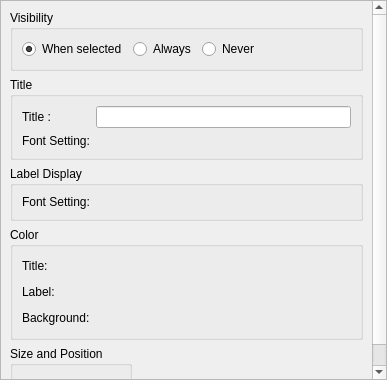
<?xml version="1.0" encoding="UTF-8"?>
<ui version="4.0">
 <class>ColorMapEnumerateLegendSettingEditWidget</class>
 <widget class="QWidget" name="ColorMapEnumerateLegendSettingEditWidget">
  <property name="geometry">
   <rect>
    <x>0</x>
    <y>0</y>
    <width>387</width>
    <height>380</height>
   </rect>
  </property>
  <property name="windowTitle">
   <string>Form</string>
  </property>
  <layout class="QVBoxLayout" name="verticalLayout_2">
   <property name="leftMargin">
    <number>0</number>
   </property>
   <property name="topMargin">
    <number>0</number>
   </property>
   <property name="rightMargin">
    <number>0</number>
   </property>
   <property name="bottomMargin">
    <number>0</number>
   </property>
   <item>
    <widget class="QScrollArea" name="scrollArea">
     <property name="widgetResizable">
      <bool>true</bool>
     </property>
     <widget class="QWidget" name="scrollAreaWidgetContents">
      <property name="geometry">
       <rect>
        <x>0</x>
        <y>0</y>
        <width>385</width>
        <height>378</height>
       </rect>
      </property>
      <layout class="QVBoxLayout" name="verticalLayout" stretch="0,0,0,0,0,1">
       <item>
        <widget class="QGroupBox" name="visibilityGroupBox">
         <property name="title">
          <string>Visibility</string>
         </property>
         <layout class="QHBoxLayout" name="horizontalLayout">
          <item>
           <widget class="QRadioButton" name="visibilityWhenSelectedRadioButton">
            <property name="text">
             <string>When selected</string>
            </property>
            <property name="checked">
             <bool>true</bool>
            </property>
           </widget>
          </item>
          <item>
           <widget class="QRadioButton" name="visibilityAlwaysRadioButton">
            <property name="text">
             <string>Always</string>
            </property>
           </widget>
          </item>
          <item>
           <widget class="QRadioButton" name="visibilityNeverRadioButton">
            <property name="text">
             <string>Never</string>
            </property>
           </widget>
          </item>
          <item>
           <spacer name="horizontalSpacer">
            <property name="orientation">
             <enum>Qt::Horizontal</enum>
            </property>
            <property name="sizeHint" stdset="0">
             <size>
              <width>85</width>
              <height>20</height>
             </size>
            </property>
           </spacer>
          </item>
         </layout>
        </widget>
       </item>
       <item>
        <widget class="QGroupBox" name="titleGroupBox">
         <property name="title">
          <string>Title</string>
         </property>
         <layout class="QGridLayout" name="gridLayout" columnstretch="0,1">
          <item row="0" column="0">
           <widget class="QLabel" name="titleLabel">
            <property name="text">
             <string>Title :</string>
            </property>
           </widget>
          </item>
          <item row="0" column="1">
           <widget class="QLineEdit" name="titleEdit"/>
          </item>
          <item row="1" column="0">
           <widget class="QLabel" name="titleFontLabel">
            <property name="text">
             <string>Font Setting:</string>
            </property>
           </widget>
          </item>
          <item row="1" column="1">
           <widget class="QFontEditWidget" name="titleFontWidget" native="true"/>
          </item>
         </layout>
         <zorder>titleEdit</zorder>
         <zorder>titleLabel</zorder>
         <zorder>titleFontLabel</zorder>
         <zorder>titleFontWidget</zorder>
        </widget>
       </item>
       <item>
        <widget class="QGroupBox" name="labelGroupBox">
         <property name="title">
          <string>Label Display</string>
         </property>
         <layout class="QGridLayout" name="gridLayout_4">
          <item row="0" column="0">
           <widget class="QLabel" name="labelFontLabel">
            <property name="text">
             <string>Font Setting:</string>
            </property>
           </widget>
          </item>
          <item row="0" column="1">
           <widget class="QFontEditWidget" name="labelFontWidget" native="true"/>
          </item>
         </layout>
        </widget>
       </item>
       <item>
        <widget class="QGroupBox" name="colorGroupBox">
         <property name="title">
          <string>Color</string>
         </property>
         <layout class="QGridLayout" name="gridLayout_2">
          <item row="0" column="0">
           <widget class="QLabel" name="titleColorLabel">
            <property name="text">
             <string>Title:</string>
            </property>
           </widget>
          </item>
          <item row="0" column="1">
           <layout class="QHBoxLayout" name="horizontalLayout_3">
            <item>
             <widget class="ColorEditWidget" name="titleColorWidget">
              <property name="text">
               <string/>
              </property>
             </widget>
            </item>
            <item>
             <spacer name="horizontalSpacer_4">
              <property name="orientation">
               <enum>Qt::Horizontal</enum>
              </property>
              <property name="sizeHint" stdset="0">
               <size>
                <width>40</width>
                <height>20</height>
               </size>
              </property>
             </spacer>
            </item>
           </layout>
          </item>
          <item row="1" column="0">
           <widget class="QLabel" name="labelColorLabel">
            <property name="text">
             <string>Label:</string>
            </property>
           </widget>
          </item>
          <item row="1" column="1">
           <layout class="QHBoxLayout" name="horizontalLayout_4">
            <item>
             <widget class="ColorEditWidget" name="labelColorWidget">
              <property name="text">
               <string/>
              </property>
             </widget>
            </item>
            <item>
             <spacer name="horizontalSpacer_5">
              <property name="orientation">
               <enum>Qt::Horizontal</enum>
              </property>
              <property name="sizeHint" stdset="0">
               <size>
                <width>40</width>
                <height>20</height>
               </size>
              </property>
             </spacer>
            </item>
           </layout>
          </item>
          <item row="2" column="0">
           <widget class="QLabel" name="backgroundColorLabel">
            <property name="text">
             <string>Background:</string>
            </property>
           </widget>
          </item>
          <item row="2" column="1">
           <layout class="QHBoxLayout" name="horizontalLayout_5">
            <item>
             <widget class="ColorEditWidget" name="backgroundColorWidget">
              <property name="text">
               <string/>
              </property>
             </widget>
            </item>
            <item>
             <widget class="TransparencyWidget" name="backgroundOpacitySlider" native="true"/>
            </item>
            <item>
             <spacer name="horizontalSpacer_6">
              <property name="orientation">
               <enum>Qt::Horizontal</enum>
              </property>
              <property name="sizeHint" stdset="0">
               <size>
                <width>40</width>
                <height>20</height>
               </size>
              </property>
             </spacer>
            </item>
           </layout>
          </item>
         </layout>
        </widget>
       </item>
       <item>
        <layout class="QHBoxLayout" name="horizontalLayout_2">
         <item>
          <widget class="QGroupBox" name="imageSettingGroupBox">
           <property name="title">
            <string>Size and Position</string>
           </property>
           <layout class="QVBoxLayout" name="verticalLayout_3">
            <item>
             <widget class="ImageSettingWidget" name="imageSettingWidget" native="true"/>
            </item>
           </layout>
          </widget>
         </item>
         <item>
          <spacer name="horizontalSpacer_2">
           <property name="orientation">
            <enum>Qt::Horizontal</enum>
           </property>
           <property name="sizeHint" stdset="0">
            <size>
             <width>40</width>
             <height>20</height>
            </size>
           </property>
          </spacer>
         </item>
        </layout>
       </item>
       <item>
        <spacer name="verticalSpacer">
         <property name="orientation">
          <enum>Qt::Vertical</enum>
         </property>
         <property name="sizeType">
          <enum>QSizePolicy::Minimum</enum>
         </property>
         <property name="sizeHint" stdset="0">
          <size>
           <width>20</width>
           <height>7</height>
          </size>
         </property>
        </spacer>
       </item>
      </layout>
     </widget>
    </widget>
   </item>
  </layout>
 </widget>
 <customwidgets>
  <customwidget>
   <class>ColorEditWidget</class>
   <extends>QLabel</extends>
   <header>guibase/widget/coloreditwidget.h</header>
   <container>1</container>
  </customwidget>
  <customwidget>
   <class>TransparencyWidget</class>
   <extends>QWidget</extends>
   <header>guibase/widget/transparencywidget.h</header>
   <container>1</container>
  </customwidget>
  <customwidget>
   <class>QFontEditWidget</class>
   <extends>QWidget</extends>
   <header>misc/qfonteditwidget.h</header>
   <container>1</container>
  </customwidget>
  <customwidget>
   <class>ImageSettingWidget</class>
   <extends>QWidget</extends>
   <header>guicore/image/imagesettingwidget.h</header>
   <container>1</container>
  </customwidget>
 </customwidgets>
 <resources/>
 <connections/>
</ui>
